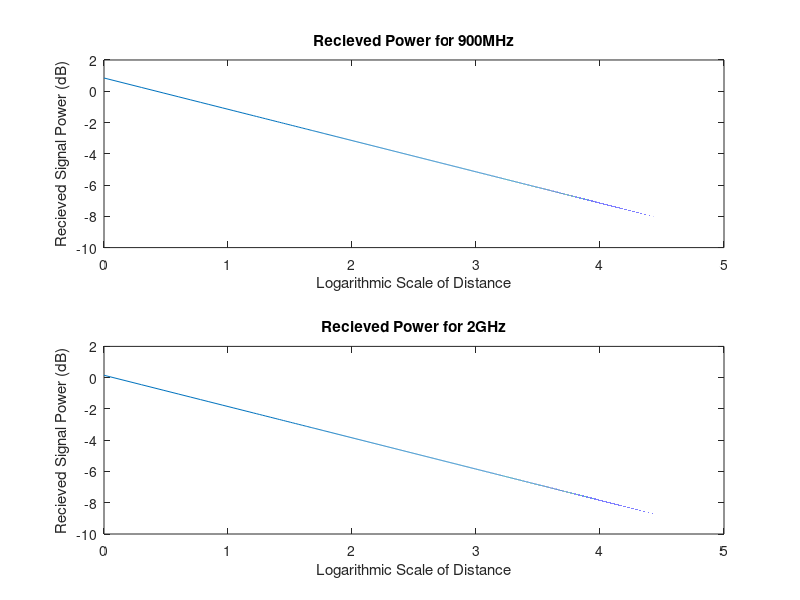

Here is the MATLAB script that generated this plot:
PtGt = 1;
Gr = 1;
L = 1;
d = 1:1:100000;
fc1 = 9e8;
fc2 = 2e9;
c = 3e8;
lambda1 = c / fc1;
lambda2 = c / fc2;
Pr1 = (lambda1 ./ (4 * pi * d) ).^2 * PtGt * Gr / L;  
PrL1 = log10(Pr1*10000);
Pr2 = (lambda2 ./ (4 * pi * d) ) .^2 * PtGt * Gr / L;
PrL2 = log10(Pr2*10000);
l = log10(d);
subplot(2,1,1);
plot(l,PrL1);
title("Recieved Power for 900MHz");
ylabel("Recieved Signal Power (dB)");
xlabel("Logarithmic Scale of Distance");
subplot(2,1,2);
plot(l,PrL2);
title("Recieved Power for 2GHz");
ylabel("Recieved Signal Power (dB)");
xlabel("Logarithmic Scale of Distance");
